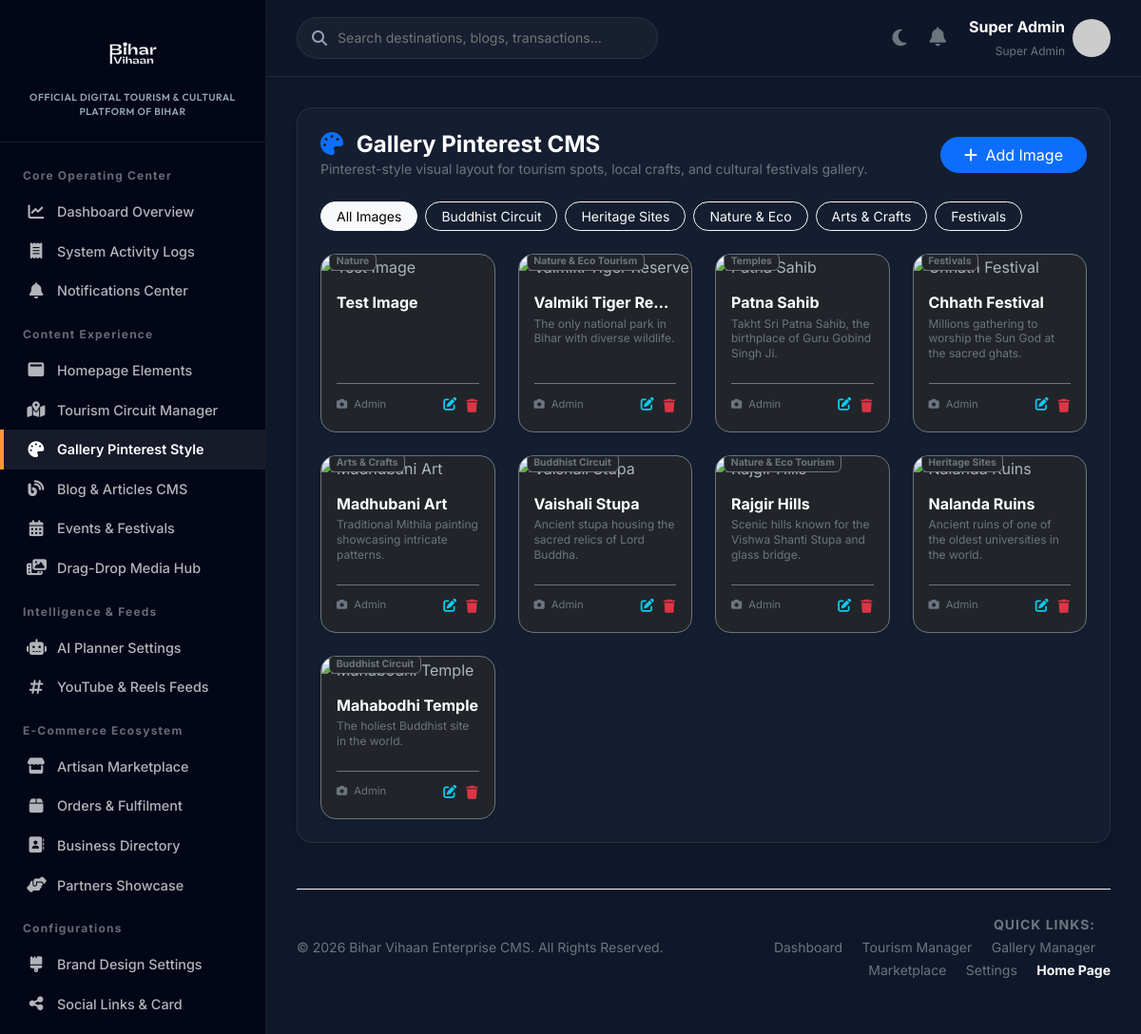
/admin/gallery (signed in), run on the app's committed database.
### tables this page shows
CREATE TABLE `gallery_images` (
  `id` int(11) NOT NULL AUTO_INCREMENT,
  `title` varchar(255) NOT NULL,
  `slug` varchar(255) NOT NULL,
  `description` text DEFAULT NULL,
  `location` varchar(255) DEFAULT NULL,
  `category` varchar(100) DEFAULT NULL,
  `image` varchar(255) NOT NULL,
  `photographer` varchar(255) DEFAULT NULL,
  `views` int(11) DEFAULT 0,
  `likes` int(11) DEFAULT 0,
  `status` enum('active','pending','rejected') DEFAULT 'active',
  `created_at` timestamp NOT NULL DEFAULT current_timestamp(),
  PRIMARY KEY (`id`),
  UNIQUE KEY `slug` (`slug`)
);

### app/Views/admin/gallery.php (the view, shortened to what the rows shown need)
<div class="glass-card mb-4">
    <div class="d-flex justify-content-between align-items-center mb-4">
        <div>
            <h4 class="mb-0 fw-bold text-white"><i class="fa-solid fa-palette text-primary me-2"></i> Gallery Pinterest CMS</h4>
            <p class="text-secondary small mb-0 font-primary">Pinterest-style visual layout for tourism spots, local crafts, and cultural festivals gallery.</p>
        </div>
        <button class="btn btn-primary rounded-pill px-4" data-bs-toggle="modal" data-bs-target="#galleryModal" onclick="clearGalleryForm()"><i class="fa-solid fa-plus me-1"></i> Add Image</button>
    </div>
    <div class="d-flex flex-wrap gap-2 mb-4">
        <button class="btn btn-sm btn-outline-light rounded-pill px-3 active" onclick="filterGallery('all')">All Images</button>
        <button class="btn btn-sm btn-outline-light rounded-pill px-3" onclick="filterGallery('Buddhist Circuit')">Buddhist Circuit</button>
        <button class="btn btn-sm btn-outline-light rounded-pill px-3" onclick="filterGallery('Heritage Sites')">Heritage Sites</button>
        <button class="btn btn-sm btn-outline-light rounded-pill px-3" onclick="filterGallery('Nature & Eco Tourism')">Nature & Eco</button>
        <button class="btn btn-sm btn-outline-light rounded-pill px-3" onclick="filterGallery('Arts & Crafts')">Arts & Crafts</button>
        <button class="btn btn-sm btn-outline-light rounded-pill px-3" onclick="filterGallery('Festivals')">Festivals</button>
    </div>
    <div class="row row-cols-1 row-cols-sm-2 row-cols-md-3 row-cols-lg-4 g-4" id="gallery-masonry-grid">
        <?php if(empty($items)): ?>
            <div class="col-12 text-center py-5 text-secondary">
                <i class="fa-solid fa-images fa-3x mb-3"></i>
                <h6>No images found in gallery database.</h6>
            </div>
        <?php else: foreach($items as $d):
            $category = htmlspecialchars($d['category'] ?? 'General');
        ?>
            <div class="col gallery-card-container" data-category="<?= $category ?>">
                <div class="card bg-dark bg-opacity-20 border border-secondary rounded-4 overflow-hidden h-100 shadow-sm media-card" style="transition: transform 0.2s ease;">
                    <div class="position-relative">
                        <span class="badge bg-dark bg-opacity-70 text-secondary border border-secondary position-absolute bottom-0 start-0 m-2" style="font-size:0.65rem;"><?= $category ?></span>
                    </div>
                    <div class="card-body p-3 d-flex flex-column justify-content-between">
                        <div>
                            <h6 class="text-white fw-bold mb-1 text-truncate" title="<?= htmlspecialchars($d['title'] ?? '') ?>"><?= htmlspecialchars($d['title'] ?? '') ?></h6>
                            <p class="text-secondary small mb-3 text-truncate-2" style="font-size:0.75rem; line-height:1.3;"><?= htmlspecialchars($d['description'] ?? 'No description provided.') ?></p>
                        </div>
                        <div class="d-flex justify-content-between align-items-center mt-2 border-top border-secondary pt-2">
                            <span class="text-secondary small" style="font-size:0.7rem;"><i class="fa-solid fa-camera me-1"></i> <?= htmlspecialchars($d['photographer'] ?: 'Admin') ?></span>
                            <div class="d-flex gap-2">
                                <button class="btn btn-sm btn-link p-0 text-info" onclick="editGallery(<?= htmlspecialchars(json_encode($d)) ?>)"><i class="fa-solid fa-edit"></i></button>
                                <form action="<?= BASE_URL ?>/admin/gallery/delete" method="POST" class="d-inline" onsubmit="return confirm('Remove this image?');">
                                    <button type="submit" class="btn btn-sm btn-link p-0 text-danger"><i class="fa-solid fa-trash"></i></button>
                                </form>
                            </div>
                        </div>
                    </div>
                </div>
            </div>
        <?php endforeach; endif; ?>
    </div>
</div>

### app/Core/Router.php (shortened to what the rows shown need)
<?php
class Router {
    protected $routes = [];
    public function add($method, $route, $controller, $action = null) {
        $route = preg_replace('/\{([a-zA-Z0-9_]+)\}/', '(?P<$1>[^/]+)', $route);
        $route = '#^' . $route . '$#';
        $this->routes[] = [
            'method' => strtoupper($method),
            'route' => $route,
            'controller' => $controller,
            'action' => $action
        ];
    }
    public function dispatch($url, $requestMethod) {
        $url = parse_url($url, PHP_URL_PATH);
        $scriptName = str_replace('\\', '/', dirname($_SERVER['SCRIPT_NAME']));
        if ($scriptName !== '/') {
            $url = preg_replace('#^' . preg_quote($scriptName, '#') . '#', '', $url);
        }
        if (strpos($url, '/admin') === 0 || strpos($url, '/superadmin') === 0) {
            require_once __DIR__ . '/RoleMiddleware.php';
        }
        foreach ($this->routes as $routeInfo) {
            if ($routeInfo['method'] === $requestMethod && preg_match($routeInfo['route'], $url, $matches)) {
                $params = [];
                $controllerClass = "App\\Controllers\\" . $routeInfo['controller'];
                $action = $routeInfo['action'];
                if (class_exists($controllerClass)) {
                    $controller = new $controllerClass();
                    if (method_exists($controller, $action)) {
                        call_user_func_array([$controller, $action], [$params]);
                        return;
                    } else {
                        $this->abort("Action '$action' not found in controller '$controllerClass'", 500);
                        return;
                    }
                } else {
                    $this->abort("Controller class '$controllerClass' not found", 500);
                    return;
                }
            }
        }
    }
}

### data on the page
gallery_images: category "Nature", title "Test Image", photographer "Admin"
gallery_images: category "Nature & Eco Tourism", title "Valmiki Tiger Re…", description "The only national park in Bihar with diverse wildlife.", photographer "Admin"
gallery_images: category "Temples", title "Patna Sahib", description "Takht Sri Patna Sahib, the birthplace of Guru Gobind Singh Ji.", photographer "Admin"
gallery_images: category "Festivals", title "Chhath Festival", description "Millions gathering to worship the Sun God at the sacred ghats.", photographer "Admin"
gallery_images: category "Arts & Crafts", title "Madhubani Art", description "Traditional Mithila painting showcasing intricate patterns.", photographer "Admin"
gallery_images: category "Buddhist Circuit", title "Vaishali Stupa", description "Ancient stupa housing the sacred relics of Lord Buddha.", photographer "Admin"
gallery_images: category "Nature & Eco Tourism", title "Rajgir Hills", description "Scenic hills known for the Vishwa Shanti Stupa and glass bridge.", photographer "Admin"
gallery_images: category "Heritage Sites", title "Nalanda Ruins", description "Ancient ruins of one of the oldest universities in the world.", photographer "Admin"
gallery_images: category "Buddhist Circuit", title "Mahabodhi Temple", description "The holiest Buddhist site in the world.", photographer "Admin"

### other printed values
$_SESSION['user_name'] "Super Admin"
$_SESSION['user_role'] "Super Admin"
